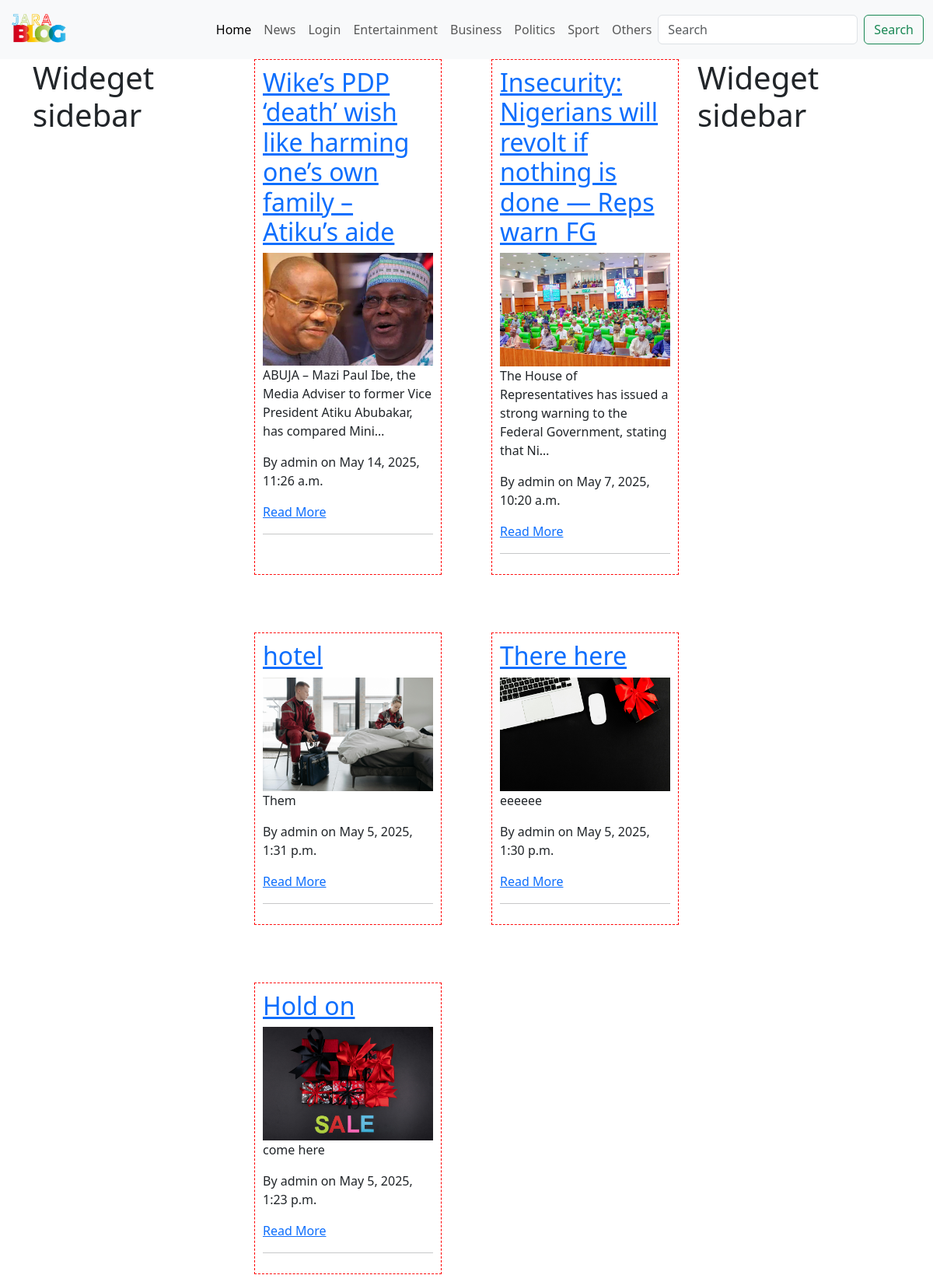
The page / on the database its author committed.
### pages/models.py (models this page shows, shortened)
class Blog_Post(models.Model):
    options = (
        ('draft', 'Draft'),
        ('published', 'Published'),
    )
    image = models.ImageField(upload_to = 'img/', null=True, blank=True)
    title = models.CharField(max_length=100)
    body = RichTextField()
    category = models.ForeignKey(Category, on_delete=models.SET_NULL, null=True, blank=True)
    slug = models.SlugField(max_length=100, unique=True, blank=True)
    author = models.ForeignKey('auth.User', on_delete=models.CASCADE, related_name='comments')
    created_at = models.DateTimeField(auto_now_add=True)
    status = models.CharField(max_length=10, choices=options, default='draft')

### pages/views.py (the view)
# urls.py: path('', views.index, name='index'),
def index(request):
    full_post = Blog_Post.objects.all().order_by('-created_at')
    return render(request, 'index.html', {'full_post': full_post})

### pages/templates/index.html (shortened to what this page needs)
{% extends "base.html" %}
{% load static %}
{% block content %}
<main class='container'>
<div class="row">
<aside class="col-3">
  <h1>Wideget sidebar</h1>
   </aside>
<section class="roww col">
        {% for abc in full_post %}
  <main class="colu" style="border: 1px dashed red; margin-bottom: 10px; padding: 10px;">
    <h2> <a href="{% url 'post_detail' slug=abc.slug %}"> {{abc.title}} </a> </h2>
    {% if abc.image %}
         <img src="{{abc.image.url}}" style="width: 100%; height: auto; object-fit: cover">
         {% endif %}
         <p>{{abc.body| truncatechars:100}}</p>
       <p>By {{abc.author}} on {{ abc.created_at}}</p>
           <a href="{% url 'post_detail' slug=abc.slug %}">Read More</a>
           <hr>
   </main>
        {% endfor %}
    </section>
   <aside class="col-3">
  <h1>Wideget sidebar</h1>
   </aside>
     </div>
  </main>
        {% endblock %}

### pages/templates/base.html (style rules this page uses)
.roww { display: grid; grid-template-columns: repeat(2, 1fr); gap: 4rem; }
.colu { padding: 10px; box-sizing: border-box; }

### rows shown on the page
Blog_Post: title "Wike’s PDP ‘death’ wish like harming one’s own family – Atiku’s aide", image (picture), body "ABUJA – Mazi Paul Ibe, the Media Adviser to former Vice President Atiku Abubakar, has compared Mini…", author "admin", created_at "May 14, 2025, 11:26 a.m."
Blog_Post: title "Insecurity: Nigerians will revolt if nothing is done — Reps warn FG", image (picture), body "The House of Representatives has issued a strong warning to the Federal Government, stating that Ni…", author "admin", created_at "May 7, 2025, 10:20 a.m."
Blog_Post: title "hotel", image (picture), body "Them", author "admin", created_at "May 5, 2025, 1:31 p.m."
Blog_Post: title "There here", image (picture), body "eeeeee", author "admin", created_at "May 5, 2025, 1:30 p.m."
Blog_Post: title "Hold on", image (picture), body "come here", author "admin", created_at "May 5, 2025, 1:23 p.m."
